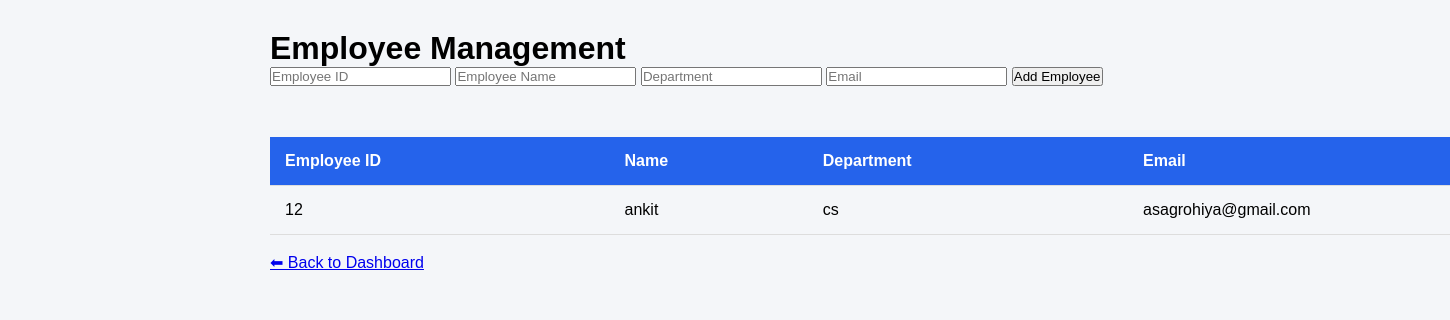
The page /employees on the database its author committed.
### app.py (models this page shows)
class Employee(db.Model):
    id = db.Column(db.Integer, primary_key=True)
    emp_id = db.Column(db.String(20))
    name = db.Column(db.String(100))
    department = db.Column(db.String(50))
    email = db.Column(db.String(100))

### app.py (the view, shortened to what this page needs)
@app.route("/employees", methods=["GET", "POST"])
def employees():
    employees = Employee.query.all()
    return render_template("employees.html", employees=employees)

### templates/employees.html (shortened to what this page needs)
<!DOCTYPE html>
<html>
<head>
    <link rel="stylesheet" href="{{ url_for('static', filename='style.css') }}">
</head>
<body>
<div class="main">
<h1>Employee Management</h1>
<form method="POST">
<input type="text" name="emp_id" placeholder="Employee ID" required>
<input type="text" name="name" placeholder="Employee Name" required>
<input type="text" name="department" placeholder="Department" required>
<input type="email" name="email" placeholder="Email" required>
<button type="submit">Add Employee</button>
</form>
<br><br>
<table>
<tr>
<th>Employee ID</th>
<th>Name</th>
<th>Department</th>
<th>Email</th>
</tr>
{% for employee in employees %}
<tr>
<td>{{ employee.emp_id }}</td>
<td>{{ employee.name }}</td>
<td>{{ employee.department }}</td>
<td>{{ employee.email }}</td>
</tr>
{% endfor %}
</table>
<br>
<a href="/dashboard">⬅ Back to Dashboard</a>
</div>
</body>
</html>

### static/style.css (style rules this page uses)
* { margin:0; padding:0; box-sizing:border-box; font-family:Arial,sans-serif; }
body { background:#f4f6f9; }
.main { margin-left:240px; width:100%; padding:30px; }
table { width:100%; border-collapse:collapse; margin-top:15px; }
th,td { padding:15px; border-bottom:1px solid #ddd; text-align:left; }
th { background:#2563eb; color:white; }

### rows shown on the page
Employee: emp_id "12", name "ankit", department "cs", email "asagrohiya@gmail.com"
